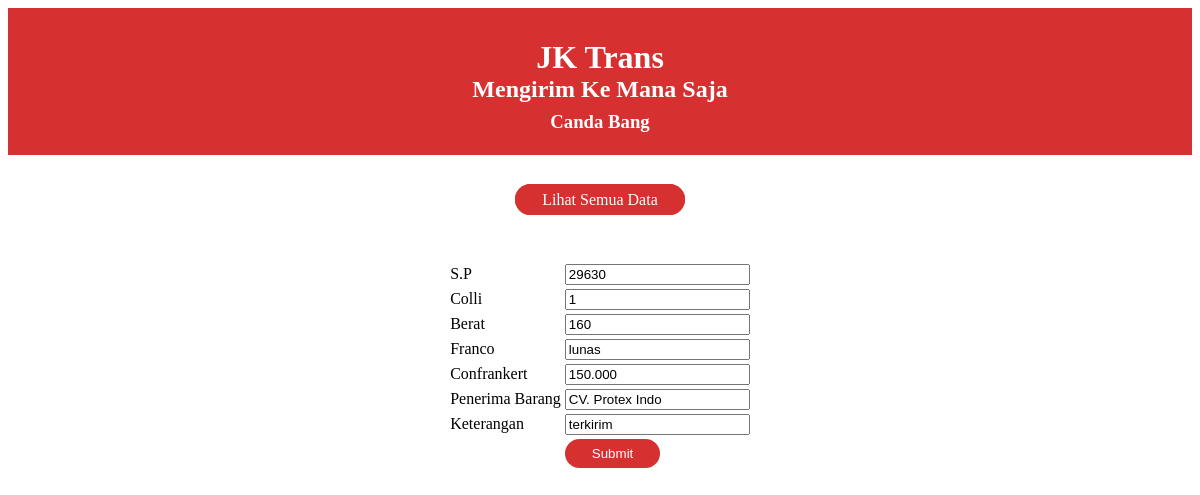
The page /edit.php?id=3 on the database its author committed.
### tables this page shows
CREATE TABLE `tb_nota` (
  `id` int(11) NOT NULL,
  `sp` int(11) NOT NULL,
  `colli` int(10) NOT NULL,
  `berat` int(10) NOT NULL,
  `franco` varchar(50) NOT NULL,
  `confrankert` varchar(50) NOT NULL,
  `penerima` text NOT NULL,
  `keterangan` varchar(50) NOT NULL
);

### edit.php (the view, shortened to what this page needs)
<!DOCTYPE html>
<html lang="en">
<head>
    <link rel="stylesheet" href="style.css">
</head>
<body>
<div class="judul">
        <h1>JK Trans</h1>
        <h2>Mengirim Ke Mana Saja</h2>
        <h3>Canda Bang</h3>
    </div>
<center>
    <br/><br>
    <a href="nota.php" class="btn">Lihat Semua Data</a>
    <br/>
    <h3>Edit data</h3>
    <?php
        include 'koneksi.php';
        $id = $_GET['id'];
        $query_mysql = mysqli_query($host,"SELECT * FROM tb_nota WHERE id='$id'");
        while($data = mysqli_fetch_array($query_mysql)){
    ?>
    <form action="update.php" method="post">
    <table>
        <tr>
            <td>S.P</td>
            <td>
            <input type="text" name="sp" value="<?php echo $data['sp'] ?>">
            </td>
        </tr>
        <tr>
            <td>Colli</td>
            <td><input type="text" name="colli" value="<?php echo $data['colli'] ?>"></td>
        </tr>
        <tr>
            <td>Berat</td>
            <td><input type="text" name="berat" value="<?php echo $data['berat'] ?>"></td>
        </tr>
        <tr>
            <td>Franco</td>
            <td><input type="text" name="franco" value="<?php echo $data['franco'] ?>"></td>
        </tr>
        <tr>
            <td>Confrankert</td>
            <td><input type="text" name="confrankert" value="<?php echo $data['confrankert'] ?>"></td>
        </tr>
        <tr>
            <td>Penerima Barang</td>
            <td><input type="text" name="penerima" value="<?php echo $data['penerima'] ?>"></td>
        </tr>
        <tr>
            <td>Keterangan</td>
            <td><input type="text" name="keterangan" value="<?php echo $data['keterangan'] ?>"></td>
        </tr>
        <tr>
            <td></td>
            <td><button type="submit" value="Simpan" class="btn">Submit</button></td>
        </tr>
        </table>
    </form>
    <?php
        }
    ?>
</center>
</body>
</html>

### style.css (style rules this page uses)
body { font-family: 'nunito'; color: #000; }
.judul { background: #d63031; padding: 10px; text-align: center; }
.judul h1,h2,h3 { height: 15px; color: #fff; }
a { padding: 5px; text-decoration: none; }
.btn { background-color: #d63031; color: #fff; padding: 5px 25px; text-decoration: none; border-radius: 25px; border: 2px solid #d63031; cursor: pointer; }

### rows shown on the page
tb_nota: sp "29630", colli "1", berat "160", franco "lunas", confrankert "150.000", penerima "CV. Protex Indo", keterangan "terkirim"
